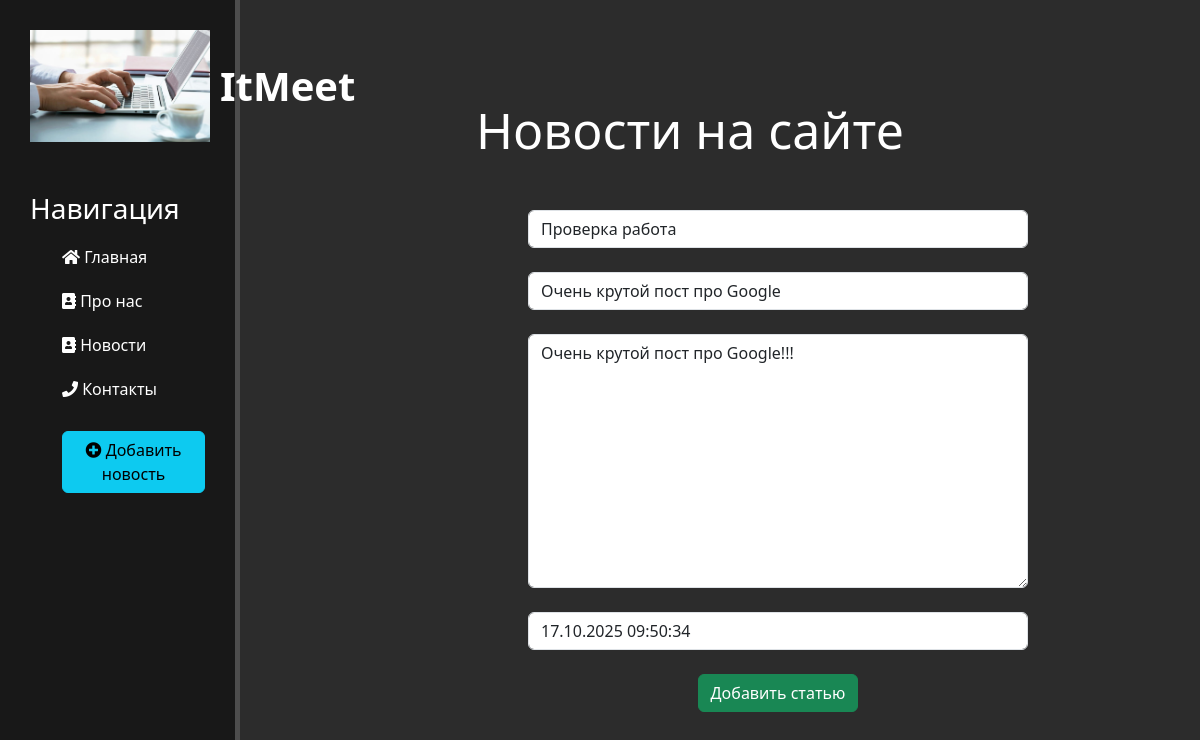
The page /news/1/update on the database as committed earlier.
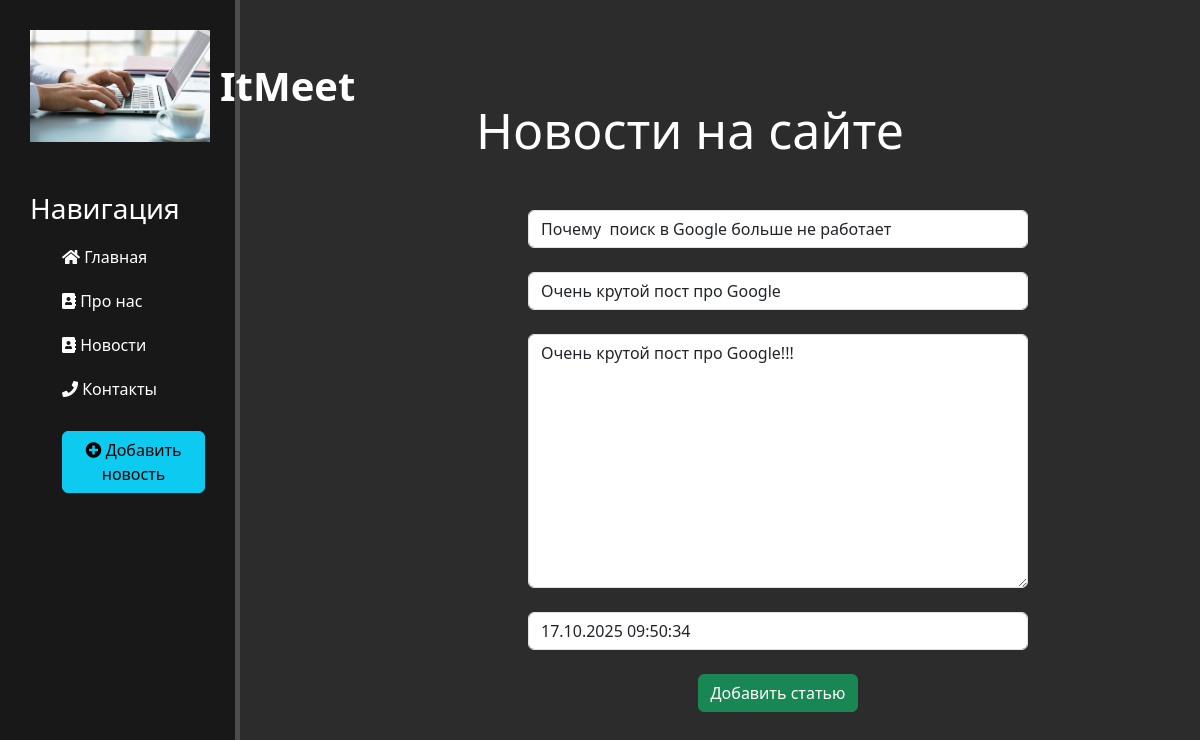
The same page on the database as committed later.
### news/models.py (models this page shows, shortened)
class Artiles(models.Model):
    title = models.CharField('Название', max_length=50)
    anons = models.CharField('Анонс', max_length=250)
    full_text = models.TextField('Статья')
    data = models.DateTimeField('Дата публикации')
    class Meta:
        verbose_name = 'Новость'
        verbose_name_plural = 'Новости'

### news/views.py (the view)
class NewsUpdateView(UpdateView):
    model = Artiles
    template_name = 'news/create.html'
    form_class = ArticlesForm

### news/forms.py
class ArticlesForm(ModelForm):
    class Meta:
        model = Artiles
        fields = ['title', 'anons', 'full_text', 'data']
        widgets = {
            "title": TextInput(attrs={
                'class': 'form-control',
                'placeholder': 'Название статьи',
        }),
            "anons": TextInput(attrs={
                'class': 'form-control',
                'placeholder': 'Анонс статьи',
        }),
            "data": DateTimeInput(attrs={
                'class': 'form-control',
                'placeholder': 'Дата публикации',
        }),
            "full_text": Textarea(attrs={
                'class': 'form-control',
                'placeholder': 'Тескт статьи',
        }),
        }

### news/templates/news/create.html (shortened to what this page needs)
{% extends 'main/layout.html' %}
{% block content %}
    <div class="features">
        <h1>Новости на сайте</h1>
        <form method="post">
            {{ form.title }}<br/>
            {{ form.anons }}<br/>
            {{ form.full_text }}<br/>
            {{ form.data }}<br/>
            <button class="btn btn-success" type="submit">Добавить статью</button>
        </form>
    </div>
{% endblock %}

Rows that differ between the two databases and show on the page:
changed Artiles "Очень крутой пост про Google": title "Проверка работа" → "Почему поиск в Google больше не работает"
